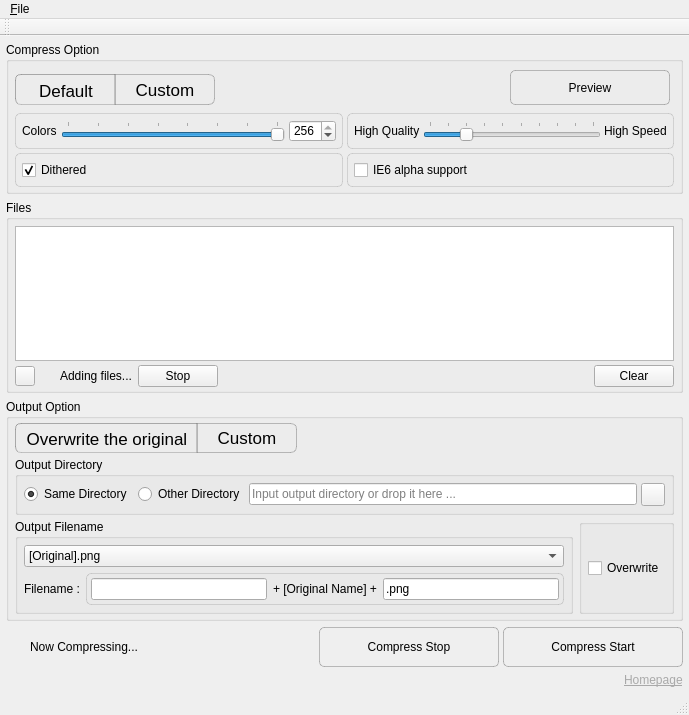
<?xml version="1.0" encoding="UTF-8"?>
<ui version="4.0">
 <class>PngyuMainWindow</class>
 <widget class="QMainWindow" name="PngyuMainWindow">
  <property name="geometry">
   <rect>
    <x>0</x>
    <y>0</y>
    <width>689</width>
    <height>715</height>
   </rect>
  </property>
  <property name="acceptDrops">
   <bool>true</bool>
  </property>
  <property name="windowTitle">
   <string>Pngyu</string>
  </property>
  <property name="styleSheet">
   <string notr="true">#pushButton_preview,
#pushButton_exec,
#pushButton_stop_exec
{
  border-style: outset;
  border : 1px solid rgba(127,127,127,127);
  border-radius: 5px;
  background : qlineargradient(spread:reflect, x1:0, y1:1, x2:0, y2:0,
    stop:0 rgba(127, 127, 127, 64), stop:1 rgba(255, 255, 255, 100));
}


QFrame#frame_speed,
QFrame#frame_dithered,
QFrame#frame_colors,
QFrame#frame_output_filename,
QFrame#frame_ie6
{
    border: 1px solid rgba(127,127,127,63);
    border-radius: 5px;
    padding: 2px;
}

/*left*/
QToolButton#toolButton_compress_option_default,
QToolButton#toolButton_output_option_overwrite_original
{
  border-style: outset;
  border : 1px solid rgba(127,127,127,127);
  border-top-left-radius : 6px;
  border-bottom-left-radius: 6px;
  padding: 3px;
  background : qlineargradient(spread:reflect, x1:0, y1:1, x2:0, y2:0,
    stop:0 rgba(127, 127, 127, 64), stop:1 rgba(255, 255, 255, 100));
}

/*middle*/
QToolButton#toolButton_background_black
{
  border-style: outset;
  border : 1px solid rgba(127,127,127,127);
  border-radius : 0px;
  padding: 3px;
  background : qlineargradient(spread:reflect, x1:0, y1:1, x2:0, y2:0,
    stop:0 rgba(127, 127, 127, 64), stop:1 rgba(255, 255, 255, 100));
}

/*right*/
QToolButton#toolButton_compress_option_custom,
QToolButton#toolButton_output_option_custom
{
  border-style: outset;
  border : 1px solid rgba(127,127,127,127);
  border-top-right-radius : 6px;
  border-bottom-right-radius: 6px;
  padding: 3px;
  background : qlineargradient(spread:reflect, x1:0, y1:1, x2:0, y2:0,
    stop:0 rgba(127, 127, 127, 64), stop:1 rgba(255, 255, 255, 100));
}

QToolButton#toolButton_compress_option_default::checked,
QToolButton#toolButton_compress_option_custom::checked,
QToolButton#toolButton_output_option_custom::checked,
QToolButton#toolButton_output_option_overwrite_original::checked
{
  border : 1px solid rgba(100,100,100,127);
  border-style: inset;
  padding-top : 4px;
  padding-left : 4px;
  padding-bottom : 2px;
  padding-right : 2px;
  background : qlineargradient(spread:reflect, x1:0, y1:1, x2:0, y2:0,
    stop:1 rgba(40, 40, 40, 64), stop:0 rgba(127, 127, 127, 64));
}

QToolButton#toolButton_compress_option_default::pressed,
QToolButton#toolButton_compress_option_custom::pressed,
QToolButton#toolButton_output_option_custom::pressed,
QToolButton#toolButton_output_option_overwrite_original::pressed
{ 
  border : 1px solid rgba(80,80,80,127);
  border-style: inset;
  padding-top : 4px;
  padding-left : 4px;
  padding-bottom : 2px;
  padding-right : 2px;
  background : qlineargradient(spread:reflect, x1:0, y1:1, x2:0, y2:0,
    stop:1 rgba(30, 30, 30, 64), stop:0 rgba(100, 100, 100, 64));
}</string>
  </property>
  <widget class="QWidget" name="centralWidget">
   <layout class="QGridLayout" name="gridLayout">
    <property name="margin" stdset="0">
     <number>6</number>
    </property>
    <item row="7" column="0" colspan="5">
     <widget class="QWidget" name="widget" native="true">
      <layout class="QGridLayout" name="gridLayout_16">
       <property name="margin" stdset="0">
        <number>0</number>
       </property>
       <property name="spacing">
        <number>4</number>
       </property>
       <item row="0" column="6">
        <widget class="QPushButton" name="pushButton_exec">
         <property name="minimumSize">
          <size>
           <width>180</width>
           <height>40</height>
          </size>
         </property>
         <property name="maximumSize">
          <size>
           <width>180</width>
           <height>16777215</height>
          </size>
         </property>
         <property name="text">
          <string>Compress Start</string>
         </property>
        </widget>
       </item>
       <item row="0" column="5">
        <widget class="QPushButton" name="pushButton_stop_exec">
         <property name="minimumSize">
          <size>
           <width>180</width>
           <height>40</height>
          </size>
         </property>
         <property name="maximumSize">
          <size>
           <width>180</width>
           <height>16777215</height>
          </size>
         </property>
         <property name="text">
          <string>Compress Stop</string>
         </property>
         <property name="icon">
          <iconset resource="resource/resource.qrc">
           <normaloff>:/icons/stop.png</normaloff>:/icons/stop.png</iconset>
         </property>
        </widget>
       </item>
       <item row="0" column="1">
        <widget class="QWidget" name="widget_executing" native="true">
         <layout class="QHBoxLayout" name="horizontalLayout_5">
          <property name="spacing">
           <number>4</number>
          </property>
          <property name="margin" stdset="0">
           <number>0</number>
          </property>
          <item>
           <widget class="SpinnerWidget" name="spinner_exec" native="true">
            <property name="minimumSize">
             <size>
              <width>20</width>
              <height>20</height>
             </size>
            </property>
            <property name="maximumSize">
             <size>
              <width>20</width>
              <height>20</height>
             </size>
            </property>
           </widget>
          </item>
          <item>
           <widget class="QLabel" name="label_executing">
            <property name="text">
             <string>Now Compressing...</string>
            </property>
           </widget>
          </item>
         </layout>
        </widget>
       </item>
       <item row="0" column="4">
        <spacer name="horizontalSpacer_5">
         <property name="orientation">
          <enum>Qt::Orientation::Horizontal</enum>
         </property>
         <property name="sizeHint" stdset="0">
          <size>
           <width>0</width>
           <height>20</height>
          </size>
         </property>
        </spacer>
       </item>
      </layout>
      <zorder>pushButton_stop_exec</zorder>
      <zorder>pushButton_exec</zorder>
      <zorder>widget_executing</zorder>
     </widget>
    </item>
    <item row="5" column="0" colspan="5">
     <widget class="QGroupBox" name="groupBox_output_option">
      <property name="title">
       <string>Output Option</string>
      </property>
      <layout class="QGridLayout" name="gridLayout_2">
       <property name="leftMargin">
        <number>6</number>
       </property>
       <property name="topMargin">
        <number>4</number>
       </property>
       <property name="rightMargin">
        <number>6</number>
       </property>
       <property name="bottomMargin">
        <number>4</number>
       </property>
       <property name="spacing">
        <number>4</number>
       </property>
       <item row="0" column="1">
        <spacer name="horizontalSpacer_3">
         <property name="orientation">
          <enum>Qt::Orientation::Horizontal</enum>
         </property>
         <property name="sizeHint" stdset="0">
          <size>
           <width>0</width>
           <height>0</height>
          </size>
         </property>
        </spacer>
       </item>
       <item row="1" column="0" rowspan="2" colspan="2">
        <widget class="QWidget" name="widget_output_option_custom" native="true">
         <property name="sizePolicy">
          <sizepolicy hsizetype="MinimumExpanding" vsizetype="Preferred">
           <horstretch>0</horstretch>
           <verstretch>0</verstretch>
          </sizepolicy>
         </property>
         <layout class="QGridLayout" name="gridLayout_13">
          <property name="verticalSpacing">
           <number>4</number>
          </property>
          <property name="margin" stdset="0">
           <number>0</number>
          </property>
          <item row="1" column="0">
           <widget class="QGroupBox" name="groupBox_output_filename">
            <property name="title">
             <string>Output Filename</string>
            </property>
            <property name="flat">
             <bool>true</bool>
            </property>
            <layout class="QGridLayout" name="gridLayout_10">
             <property name="margin" stdset="0">
              <number>6</number>
             </property>
             <item row="0" column="0" colspan="3">
              <widget class="QComboBox" name="comboBox_output_filename_mode">
               <property name="sizePolicy">
                <sizepolicy hsizetype="Expanding" vsizetype="Fixed">
                 <horstretch>0</horstretch>
                 <verstretch>0</verstretch>
                </sizepolicy>
               </property>
               <property name="toolTip">
                <string>Output filename mode</string>
               </property>
               <item>
                <property name="text">
                 <string>[Original].png</string>
                </property>
               </item>
               <item>
                <property name="text">
                 <string>Custom Filename</string>
                </property>
               </item>
              </widget>
             </item>
             <item row="1" column="0" colspan="3">
              <widget class="QWidget" name="widget_custom_output_filename" native="true">
               <layout class="QHBoxLayout" name="horizontalLayout_3">
                <property name="margin" stdset="0">
                 <number>0</number>
                </property>
                <item>
                 <widget class="QLabel" name="label_custom_filename">
                  <property name="text">
                   <string>Filename :</string>
                  </property>
                 </widget>
                </item>
                <item>
                 <widget class="QFrame" name="frame_output_filename">
                  <property name="sizePolicy">
                   <sizepolicy hsizetype="Expanding" vsizetype="Preferred">
                    <horstretch>0</horstretch>
                    <verstretch>0</verstretch>
                   </sizepolicy>
                  </property>
                  <property name="frameShape">
                   <enum>QFrame::Shape::Panel</enum>
                  </property>
                  <property name="frameShadow">
                   <enum>QFrame::Shadow::Sunken</enum>
                  </property>
                  <layout class="QGridLayout" name="gridLayout_3">
                   <property name="margin" stdset="0">
                    <number>2</number>
                   </property>
                   <item row="0" column="2">
                    <widget class="QLineEdit" name="lineEdit_output_file_prefix">
                     <property name="toolTip">
                      <string>Input custom filename prefix</string>
                     </property>
                     <property name="alignment">
                      <set>Qt::AlignmentFlag::AlignRight|Qt::AlignmentFlag::AlignTrailing|Qt::AlignmentFlag::AlignVCenter</set>
                     </property>
                    </widget>
                   </item>
                   <item row="0" column="3">
                    <widget class="QLabel" name="label_outoput_original_name">
                     <property name="text">
                      <string>+ [Original Name] +</string>
                     </property>
                    </widget>
                   </item>
                   <item row="0" column="4">
                    <widget class="QLineEdit" name="lineEdit_output_file_suffix">
                     <property name="toolTip">
                      <string>Input custom filename suffix</string>
                     </property>
                     <property name="text">
                      <string>.png</string>
                     </property>
                    </widget>
                   </item>
                  </layout>
                 </widget>
                </item>
               </layout>
              </widget>
             </item>
            </layout>
           </widget>
          </item>
          <item row="1" column="1">
           <widget class="QGroupBox" name="groupBox_output_option_other">
            <property name="sizePolicy">
             <sizepolicy hsizetype="Maximum" vsizetype="Preferred">
              <horstretch>0</horstretch>
              <verstretch>0</verstretch>
             </sizepolicy>
            </property>
            <property name="title">
             <string/>
            </property>
            <property name="flat">
             <bool>true</bool>
            </property>
            <layout class="QGridLayout" name="gridLayout_11">
             <property name="margin" stdset="0">
              <number>6</number>
             </property>
             <item row="0" column="0">
              <widget class="QCheckBox" name="checkBox_overwrite">
               <property name="text">
                <string>Overwrite</string>
               </property>
              </widget>
             </item>
            </layout>
           </widget>
          </item>
          <item row="0" column="0" colspan="2">
           <widget class="QGroupBox" name="groupBox_output_directory_mode">
            <property name="title">
             <string>Output Directory</string>
            </property>
            <property name="flat">
             <bool>true</bool>
            </property>
            <layout class="QGridLayout" name="gridLayout_9">
             <property name="margin" stdset="0">
              <number>6</number>
             </property>
             <item row="1" column="1">
              <widget class="QWidget" name="widget_other_output_directory" native="true">
               <layout class="QHBoxLayout" name="horizontalLayout_2">
                <property name="spacing">
                 <number>4</number>
                </property>
                <property name="margin" stdset="0">
                 <number>0</number>
                </property>
                <item>
                 <widget class="QRadioButton" name="radioButton_output_other_directory">
                  <property name="sizePolicy">
                   <sizepolicy hsizetype="Maximum" vsizetype="Fixed">
                    <horstretch>0</horstretch>
                    <verstretch>0</verstretch>
                   </sizepolicy>
                  </property>
                  <property name="toolTip">
                   <string>Save to a specified directory</string>
                  </property>
                  <property name="text">
                   <string>Other Directory</string>
                  </property>
                  <attribute name="buttonGroup">
                   <string notr="true">buttonGroup_output_directory_mode</string>
                  </attribute>
                 </widget>
                </item>
                <item>
                 <widget class="QLineEdit" name="lineEdit_output_directory">
                  <property name="toolTip">
                   <string>Input output directory or drop it here ...</string>
                  </property>
                  <property name="placeholderText">
                   <string>Input output directory or drop it here ...</string>
                  </property>
                 </widget>
                </item>
                <item>
                 <widget class="QToolButton" name="toolButton_open_output_directory">
                  <property name="text">
                   <string/>
                  </property>
                  <property name="icon">
                   <iconset resource="resource/resource.qrc">
                    <normaloff>:/icons/folder.png</normaloff>:/icons/folder.png</iconset>
                  </property>
                 </widget>
                </item>
               </layout>
              </widget>
             </item>
             <item row="1" column="0">
              <widget class="QRadioButton" name="radioButton_output_same_directory">
               <property name="sizePolicy">
                <sizepolicy hsizetype="Maximum" vsizetype="Fixed">
                 <horstretch>0</horstretch>
                 <verstretch>0</verstretch>
                </sizepolicy>
               </property>
               <property name="toolTip">
                <string>Save to the same directory as the original file</string>
               </property>
               <property name="text">
                <string>Same Directory</string>
               </property>
               <property name="checked">
                <bool>true</bool>
               </property>
               <attribute name="buttonGroup">
                <string notr="true">buttonGroup_output_directory_mode</string>
               </attribute>
              </widget>
             </item>
            </layout>
           </widget>
          </item>
         </layout>
        </widget>
       </item>
       <item row="0" column="0">
        <widget class="QWidget" name="widget_output_option_mode" native="true">
         <property name="sizePolicy">
          <sizepolicy hsizetype="Maximum" vsizetype="Preferred">
           <horstretch>0</horstretch>
           <verstretch>0</verstretch>
          </sizepolicy>
         </property>
         <layout class="QGridLayout" name="gridLayout_20">
          <property name="leftMargin">
           <number>0</number>
          </property>
          <property name="topMargin">
           <number>0</number>
          </property>
          <property name="bottomMargin">
           <number>0</number>
          </property>
          <property name="spacing">
           <number>0</number>
          </property>
          <item row="0" column="1">
           <widget class="QToolButton" name="toolButton_output_option_custom">
            <property name="minimumSize">
             <size>
              <width>100</width>
              <height>30</height>
             </size>
            </property>
            <property name="font">
             <font>
              <pointsize>13</pointsize>
             </font>
            </property>
            <property name="text">
             <string>Custom</string>
            </property>
            <property name="checkable">
             <bool>true</bool>
            </property>
            <attribute name="buttonGroup">
             <string notr="true">buttonGroup_output_option_mode</string>
            </attribute>
           </widget>
          </item>
          <item row="0" column="0">
           <widget class="QToolButton" name="toolButton_output_option_overwrite_original">
            <property name="minimumSize">
             <size>
              <width>120</width>
              <height>30</height>
             </size>
            </property>
            <property name="font">
             <font>
              <pointsize>13</pointsize>
             </font>
            </property>
            <property name="text">
             <string>Overwrite the original</string>
            </property>
            <property name="checkable">
             <bool>true</bool>
            </property>
            <property name="checked">
             <bool>true</bool>
            </property>
            <attribute name="buttonGroup">
             <string notr="true">buttonGroup_output_option_mode</string>
            </attribute>
           </widget>
          </item>
         </layout>
        </widget>
       </item>
      </layout>
     </widget>
    </item>
    <item row="9" column="4">
     <widget class="QLabel" name="label_homepage">
      <property name="sizePolicy">
       <sizepolicy hsizetype="Maximum" vsizetype="Preferred">
        <horstretch>0</horstretch>
        <verstretch>0</verstretch>
       </sizepolicy>
      </property>
      <property name="text">
       <string>&lt;a href=&quot;http://nukesaq88.github.io/Pngyu/&quot; style=&quot;color: darkgray;&quot;&gt;Homepage&lt;/a&gt;</string>
      </property>
      <property name="textFormat">
       <enum>Qt::TextFormat::RichText</enum>
      </property>
      <property name="openExternalLinks">
       <bool>true</bool>
      </property>
     </widget>
    </item>
    <item row="0" column="0" colspan="5">
     <widget class="QGroupBox" name="groupBox_compress_option">
      <property name="sizePolicy">
       <sizepolicy hsizetype="Preferred" vsizetype="Maximum">
        <horstretch>0</horstretch>
        <verstretch>0</verstretch>
       </sizepolicy>
      </property>
      <property name="title">
       <string>Compress Option</string>
      </property>
      <layout class="QGridLayout" name="gridLayout_12">
       <property name="leftMargin">
        <number>6</number>
       </property>
       <property name="topMargin">
        <number>4</number>
       </property>
       <property name="rightMargin">
        <number>6</number>
       </property>
       <property name="bottomMargin">
        <number>4</number>
       </property>
       <property name="spacing">
        <number>4</number>
       </property>
       <item row="5" column="0" rowspan="2" colspan="5">
        <widget class="QWidget" name="widget_compress_option_custom_options" native="true">
         <property name="sizePolicy">
          <sizepolicy hsizetype="Preferred" vsizetype="Maximum">
           <horstretch>0</horstretch>
           <verstretch>0</verstretch>
          </sizepolicy>
         </property>
         <layout class="QGridLayout" name="gridLayout_19">
          <property name="margin" stdset="0">
           <number>0</number>
          </property>
          <property name="spacing">
           <number>4</number>
          </property>
          <item row="0" column="0" colspan="2">
           <widget class="QWidget" name="widget_compress_option_sliders" native="true">
            <layout class="QGridLayout" name="gridLayout_15">
             <property name="margin" stdset="0">
              <number>0</number>
             </property>
             <property name="spacing">
              <number>4</number>
             </property>
             <item row="0" column="0">
              <widget class="QFrame" name="frame_colors">
               <property name="frameShape">
                <enum>QFrame::Shape::Panel</enum>
               </property>
               <property name="frameShadow">
                <enum>QFrame::Shadow::Sunken</enum>
               </property>
               <layout class="QGridLayout" name="gridLayout_6">
                <property name="margin" stdset="0">
                 <number>4</number>
                </property>
                <property name="spacing">
                 <number>4</number>
                </property>
                <item row="1" column="2">
                 <widget class="QSpinBox" name="spinBox_colors">
                  <property name="minimum">
                   <number>2</number>
                  </property>
                  <property name="maximum">
                   <number>256</number>
                  </property>
                  <property name="value">
                   <number>256</number>
                  </property>
                 </widget>
                </item>
                <item row="1" column="1">
                 <widget class="QSlider" name="horizontalSlider_colors">
                  <property name="minimum">
                   <number>0</number>
                  </property>
                  <property name="maximum">
                   <number>7</number>
                  </property>
                  <property name="value">
                   <number>7</number>
                  </property>
                  <property name="orientation">
                   <enum>Qt::Orientation::Horizontal</enum>
                  </property>
                  <property name="tickPosition">
                   <enum>QSlider::TickPosition::TicksAbove</enum>
                  </property>
                  <property name="tickInterval">
                   <number>1</number>
                  </property>
                 </widget>
                </item>
                <item row="1" column="0">
                 <widget class="QLabel" name="label_colors">
                  <property name="text">
                   <string>Colors</string>
                  </property>
                 </widget>
                </item>
               </layout>
              </widget>
             </item>
             <item row="0" column="1">
              <widget class="QFrame" name="frame_speed">
               <property name="frameShape">
                <enum>QFrame::Shape::Panel</enum>
               </property>
               <property name="frameShadow">
                <enum>QFrame::Shadow::Sunken</enum>
               </property>
               <layout class="QGridLayout" name="gridLayout_5">
                <property name="margin" stdset="0">
                 <number>4</number>
                </property>
                <property name="spacing">
                 <number>3</number>
                </property>
                <item row="0" column="0">
                 <widget class="QLabel" name="label_compress_high_quality">
                  <property name="text">
                   <string>High Quality</string>
                  </property>
                 </widget>
                </item>
                <item row="0" column="1">
                 <widget class="QSlider" name="horizontalSlider_compress_speed">
                  <property name="minimum">
                   <number>1</number>
                  </property>
                  <property name="maximum">
                   <number>10</number>
                  </property>
                  <property name="value">
                   <number>3</number>
                  </property>
                  <property name="orientation">
                   <enum>Qt::Orientation::Horizontal</enum>
                  </property>
                  <property name="tickPosition">
                   <enum>QSlider::TickPosition::TicksAbove</enum>
                  </property>
                  <property name="tickInterval">
                   <number>1</number>
                  </property>
                 </widget>
                </item>
                <item row="0" column="2">
                 <widget class="QLabel" name="label_compress_high_speed">
                  <property name="text">
                   <string>High Speed</string>
                  </property>
                 </widget>
                </item>
               </layout>
              </widget>
             </item>
            </layout>
           </widget>
          </item>
          <item row="1" column="0" colspan="2">
           <widget class="QWidget" name="widget_compress_option_check_boxes" native="true">
            <layout class="QGridLayout" name="gridLayout_17">
             <property name="margin" stdset="0">
              <number>0</number>
             </property>
             <property name="spacing">
              <number>4</number>
             </property>
             <item row="0" column="1">
              <widget class="QFrame" name="frame_ie6">
               <property name="frameShape">
                <enum>QFrame::Shape::Panel</enum>
               </property>
               <property name="frameShadow">
                <enum>QFrame::Shadow::Sunken</enum>
               </property>
               <layout class="QGridLayout" name="gridLayout_7">
                <property name="margin" stdset="0">
                 <number>4</number>
                </property>
                <property name="spacing">
                 <number>4</number>
                </property>
                <item row="0" column="0">
                 <widget class="QCheckBox" name="checkBox_ie6_support">
                  <property name="text">
                   <string>IE6 alpha support</string>
                  </property>
                  <property name="checked">
                   <bool>false</bool>
                  </property>
                 </widget>
                </item>
               </layout>
              </widget>
             </item>
             <item row="0" column="0">
              <widget class="QFrame" name="frame_dithered">
               <property name="frameShape">
                <enum>QFrame::Shape::Panel</enum>
               </property>
               <property name="frameShadow">
                <enum>QFrame::Shadow::Sunken</enum>
               </property>
               <layout class="QGridLayout" name="gridLayout_4">
                <property name="margin" stdset="0">
                 <number>4</number>
                </property>
                <property name="spacing">
                 <number>4</number>
                </property>
                <item row="0" column="1">
                 <widget class="QCheckBox" name="checkBox_dithered">
                  <property name="text">
                   <string>Dithered</string>
                  </property>
                  <property name="checked">
                   <bool>true</bool>
                  </property>
                 </widget>
                </item>
               </layout>
              </widget>
             </item>
            </layout>
           </widget>
          </item>
         </layout>
        </widget>
       </item>
       <item row="2" column="0" rowspan="2">
        <widget class="QWidget" name="widget_compress_option_mode" native="true">
         <property name="sizePolicy">
          <sizepolicy hsizetype="Maximum" vsizetype="Preferred">
           <horstretch>0</horstretch>
           <verstretch>0</verstretch>
          </sizepolicy>
         </property>
         <layout class="QGridLayout" name="gridLayout_18">
          <property name="leftMargin">
           <number>0</number>
          </property>
          <property name="topMargin">
           <number>0</number>
          </property>
          <property name="bottomMargin">
           <number>0</number>
          </property>
          <property name="spacing">
           <number>0</number>
          </property>
          <item row="0" column="2">
           <widget class="QToolButton" name="toolButton_compress_option_custom">
            <property name="minimumSize">
             <size>
              <width>100</width>
              <height>30</height>
             </size>
            </property>
            <property name="font">
             <font>
              <pointsize>13</pointsize>
             </font>
            </property>
            <property name="text">
             <string>Custom</string>
            </property>
            <property name="checkable">
             <bool>true</bool>
            </property>
            <attribute name="buttonGroup">
             <string notr="true">buttonGroup_compress_option_mode</string>
            </attribute>
           </widget>
          </item>
          <item row="0" column="0">
           <widget class="QToolButton" name="toolButton_compress_option_default">
            <property name="minimumSize">
             <size>
              <width>100</width>
              <height>30</height>
             </size>
            </property>
            <property name="font">
             <font>
              <pointsize>13</pointsize>
             </font>
            </property>
            <property name="text">
             <string>Default</string>
            </property>
            <property name="checkable">
             <bool>true</bool>
            </property>
            <property name="checked">
             <bool>true</bool>
            </property>
            <attribute name="buttonGroup">
             <string notr="true">buttonGroup_compress_option_mode</string>
            </attribute>
           </widget>
          </item>
         </layout>
        </widget>
       </item>
       <item row="2" column="2">
        <spacer name="horizontalSpacer_2">
         <property name="orientation">
          <enum>Qt::Orientation::Horizontal</enum>
         </property>
         <property name="sizeHint" stdset="0">
          <size>
           <width>0</width>
           <height>0</height>
          </size>
         </property>
        </spacer>
       </item>
       <item row="0" column="0" colspan="5">
        <widget class="QWidget" name="widget_compress_option_row_1" native="true">
         <layout class="QHBoxLayout" name="horizontalLayout">
          <property name="spacing">
           <number>4</number>
          </property>
          <property name="margin" stdset="0">
           <number>0</number>
          </property>
         </layout>
        </widget>
       </item>
       <item row="2" column="3">
        <widget class="QPushButton" name="pushButton_preview">
         <property name="sizePolicy">
          <sizepolicy hsizetype="Fixed" vsizetype="Fixed">
           <horstretch>0</horstretch>
           <verstretch>0</verstretch>
          </sizepolicy>
         </property>
         <property name="minimumSize">
          <size>
           <width>160</width>
           <height>35</height>
          </size>
         </property>
         <property name="text">
          <string>Preview</string>
         </property>
         <property name="iconSize">
          <size>
           <width>20</width>
           <height>20</height>
          </size>
         </property>
         <property name="checkable">
          <bool>true</bool>
         </property>
        </widget>
       </item>
      </layout>
     </widget>
    </item>
    <item row="4" column="0" colspan="5">
     <widget class="QGroupBox" name="groupBox_filelist">
      <property name="title">
       <string>Files</string>
      </property>
      <property name="flat">
       <bool>false</bool>
      </property>
      <layout class="QGridLayout" name="gridLayout_8">
       <property name="leftMargin">
        <number>6</number>
       </property>
       <property name="topMargin">
        <number>6</number>
       </property>
       <property name="rightMargin">
        <number>6</number>
       </property>
       <property name="bottomMargin">
        <number>3</number>
       </property>
       <property name="spacing">
        <number>4</number>
       </property>
       <item row="3" column="0">
        <widget class="QToolButton" name="toolButton_add_file">
         <property name="maximumSize">
          <size>
           <width>20</width>
           <height>20</height>
          </size>
         </property>
         <property name="text">
          <string/>
         </property>
         <property name="icon">
          <iconset resource="resource/resource.qrc">
           <normaloff>:/icons/plus.png</normaloff>:/icons/plus.png</iconset>
         </property>
        </widget>
       </item>
       <item row="3" column="4">
        <widget class="QPushButton" name="pushButton_filelist_clear">
         <property name="sizePolicy">
          <sizepolicy hsizetype="Maximum" vsizetype="Fixed">
           <horstretch>0</horstretch>
           <verstretch>0</verstretch>
          </sizepolicy>
         </property>
         <property name="toolTip">
          <string>Clear all files</string>
         </property>
         <property name="text">
          <string>Clear</string>
         </property>
         <property name="icon">
          <iconset resource="resource/resource.qrc">
           <normaloff>:/icons/clear.png</normaloff>:/icons/clear.png</iconset>
         </property>
        </widget>
       </item>
       <item row="3" column="1">
        <widget class="QWidget" name="widget_file_appending" native="true">
         <layout class="QHBoxLayout" name="horizontalLayout_4">
          <property name="margin" stdset="0">
           <number>0</number>
          </property>
          <item>
           <widget class="SpinnerWidget" name="spinner_file_append" native="true">
            <property name="minimumSize">
             <size>
              <width>15</width>
              <height>15</height>
             </size>
            </property>
            <property name="maximumSize">
             <size>
              <width>15</width>
              <height>15</height>
             </size>
            </property>
           </widget>
          </item>
          <item>
           <widget class="QLabel" name="label_file_appending">
            <property name="text">
             <string>Adding files...</string>
            </property>
           </widget>
          </item>
          <item>
           <widget class="QPushButton" name="pushButton_stop_file_appending">
            <property name="sizePolicy">
             <sizepolicy hsizetype="Maximum" vsizetype="Fixed">
              <horstretch>0</horstretch>
              <verstretch>0</verstretch>
             </sizepolicy>
            </property>
            <property name="toolTip">
             <string>Stop searcing</string>
            </property>
            <property name="text">
             <string>Stop</string>
            </property>
            <property name="icon">
             <iconset resource="resource/resource.qrc">
              <normaloff>:/icons/stop.png</normaloff>:/icons/stop.png</iconset>
            </property>
           </widget>
          </item>
         </layout>
        </widget>
       </item>
       <item row="1" column="0" colspan="5">
        <widget class="QTableWidget" name="tableWidget_filelist">
         <property name="editTriggers">
          <set>QAbstractItemView::EditTrigger::NoEditTriggers</set>
         </property>
         <property name="selectionMode">
          <enum>QAbstractItemView::SelectionMode::SingleSelection</enum>
         </property>
         <property name="selectionBehavior">
          <enum>QAbstractItemView::SelectionBehavior::SelectRows</enum>
         </property>
         <property name="showGrid">
          <bool>false</bool>
         </property>
         <property name="sortingEnabled">
          <bool>true</bool>
         </property>
         <attribute name="verticalHeaderVisible">
          <bool>false</bool>
         </attribute>
         <attribute name="verticalHeaderDefaultSectionSize">
          <number>24</number>
         </attribute>
        </widget>
       </item>
       <item row="3" column="3">
        <spacer name="horizontalSpacer">
         <property name="orientation">
          <enum>Qt::Orientation::Horizontal</enum>
         </property>
         <property name="sizeHint" stdset="0">
          <size>
           <width>0</width>
           <height>0</height>
          </size>
         </property>
        </spacer>
       </item>
      </layout>
     </widget>
    </item>
   </layout>
  </widget>
  <widget class="QMenuBar" name="menuBar">
   <property name="geometry">
    <rect>
     <x>0</x>
     <y>0</y>
     <width>689</width>
     <height>39</height>
    </rect>
   </property>
   <widget class="QMenu" name="menuPngyu">
    <property name="title">
     <string>&amp;File</string>
    </property>
    <addaction name="action_preferences"/>
    <addaction name="action_quit"/>
   </widget>
   <addaction name="menuPngyu"/>
  </widget>
  <widget class="QToolBar" name="mainToolBar">
   <attribute name="toolBarArea">
    <enum>TopToolBarArea</enum>
   </attribute>
   <attribute name="toolBarBreak">
    <bool>false</bool>
   </attribute>
  </widget>
  <widget class="QStatusBar" name="statusBar"/>
  <action name="action_preferences">
   <property name="text">
    <string>&amp;Preferences</string>
   </property>
  </action>
  <action name="action_quit">
   <property name="text">
    <string>&amp;Quit</string>
   </property>
  </action>
 </widget>
 <layoutdefault spacing="6" margin="11"/>
 <customwidgets>
  <customwidget>
   <class>SpinnerWidget</class>
   <extends>QWidget</extends>
   <header>spinnerwidget.h</header>
   <container>1</container>
  </customwidget>
 </customwidgets>
 <tabstops>
  <tabstop>toolButton_compress_option_default</tabstop>
  <tabstop>toolButton_compress_option_custom</tabstop>
  <tabstop>horizontalSlider_colors</tabstop>
  <tabstop>spinBox_colors</tabstop>
  <tabstop>horizontalSlider_compress_speed</tabstop>
  <tabstop>checkBox_ie6_support</tabstop>
  <tabstop>checkBox_dithered</tabstop>
  <tabstop>tableWidget_filelist</tabstop>
  <tabstop>toolButton_add_file</tabstop>
  <tabstop>pushButton_filelist_clear</tabstop>
  <tabstop>toolButton_output_option_overwrite_original</tabstop>
  <tabstop>toolButton_output_option_custom</tabstop>
  <tabstop>radioButton_output_same_directory</tabstop>
  <tabstop>radioButton_output_other_directory</tabstop>
  <tabstop>lineEdit_output_directory</tabstop>
  <tabstop>toolButton_open_output_directory</tabstop>
  <tabstop>comboBox_output_filename_mode</tabstop>
  <tabstop>lineEdit_output_file_prefix</tabstop>
  <tabstop>lineEdit_output_file_suffix</tabstop>
  <tabstop>checkBox_overwrite</tabstop>
 </tabstops>
 <resources>
  <include location="resource/resource.qrc"/>
 </resources>
 <connections/>
 <buttongroups>
  <buttongroup name="buttonGroup_compress_option_mode"/>
  <buttongroup name="buttonGroup_output_directory_mode"/>
  <buttongroup name="buttonGroup_output_option_mode"/>
 </buttongroups>
</ui>
